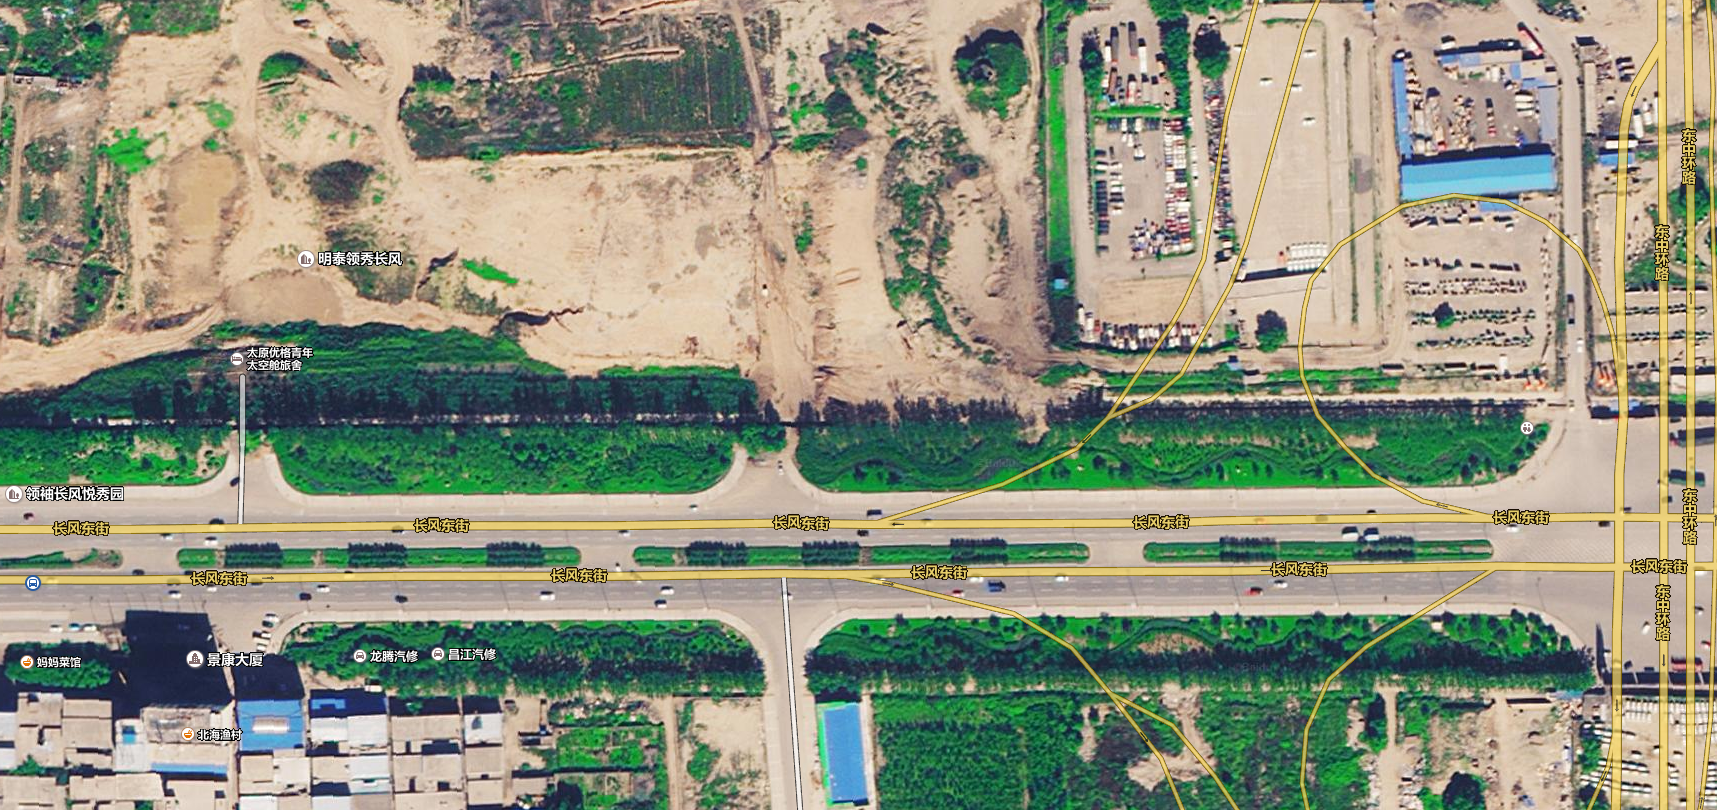

Below is a game level as drawn by its tile map, then a one-line description and the .tmx that defines it (tile-layer data replaced by summaries):
An orthogonal 17x10 tile map with 101x81 px tiles, 1 tile layer (layer1).

<map version="1.0" orientation="orthogonal" renderorder="right-down" width="17" height="10" tilewidth="101" tileheight="81" nextobjectid="1">
 <tileset firstgid="1" name="1" tilewidth="101" tileheight="81" tilecount="170" columns="17">
  <image source="bugs/1.png" trans="ff00ff" width="1806" height="829" />
 </tileset>
 <layer name="layer1" width="17" height="10">
  <data>[170 cells, 170 non-empty, 170 distinct tile ids]</data>
 </layer>
</map>
